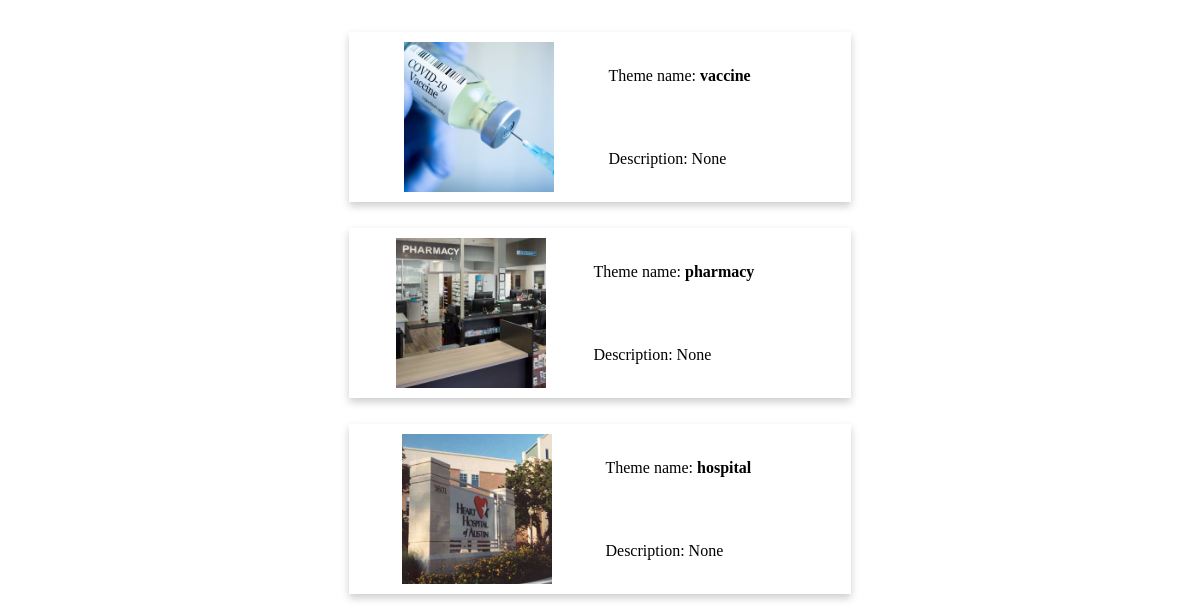
Page /themes/all on the earlier database version.
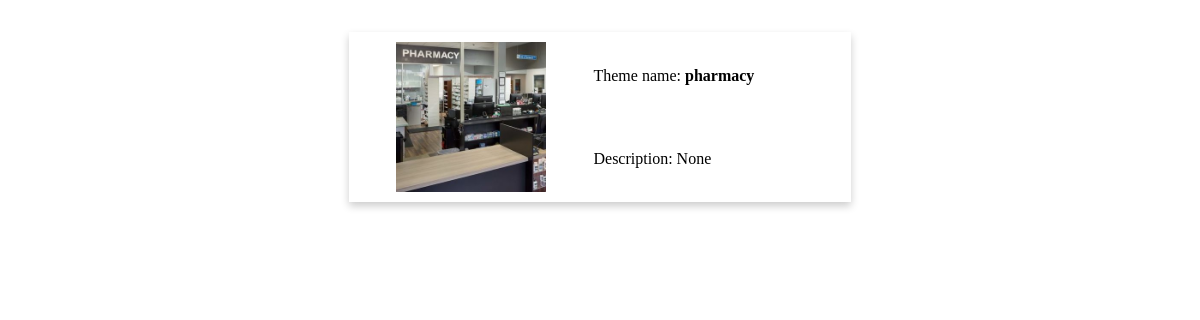
Same page on the later database version.
### tables this page shows
CREATE TABLE THEMES(
   THEME_NAME     TEXT     PRIMARY KEY     NOT NULL,
   PICTURE        TEXT,
   DESCRIPTION    TEXT
);

### main.py (the view)
@app.route('/themes/all', methods=['GET'])
def view_all_themes():
    db = setup_session()
    cur = db.cursor()
    query = "SELECT * from THEMES"
    try:
        cur.execute(query)
    except sqlite3.Error as er:
        print('SQLite error: %s' % (' '.join(er.args)))
    data = cur.fetchall()
    return render_template("themes.html", details=data)

### main.py (called while the page is built)
def setup_session():
    db = sqlite3.connect("reviews.db")
    return db

### templates/themes.html
<html>
 <head>
   <link type="text/css" rel="stylesheet" href="../static/style.css">
 </head>
 <body>
{% for detail in details %}
<table border = 0 style = "width: 100%; top: 0; bottom: 0; left: 0; right: 0; border: 0px solid">
<br>
  <tr>
    <td></td>
    <td></td>
    <td></td>
  </tr>
    <tr>
      <td></td>
      <td class="card">
        <table border = 0 style = "width: 100%; height: 100%; top: 0; bottom: 0; left: 0; right: 0;">
          <tr>
            <td colspan = 2 rowspan = 2><center><img src = "../static/img/themes/{{detail[0]}}.jpg" width="150" height="150"></center></td>
            <td>Theme name: <b>{{detail[0]}}</b></td>
          </tr>
            <tr>
              <td>Description: {{detail[1]}}</td>
            </tr>
          </table>
      </td>
{% endfor %}
            <td></td>
        </tr>
  </table>
 </body>
</html>

### static/style.css (style rules this page uses)
.card { box-shadow: 0 4px 8px 0 rgba(0,0,0,0.2); transition: 0.3s; width: 500; height: 170; }

Differences in the rows shown:
removed THEMES: THEME_NAME (picture), THEME_NAME "vaccine", detail "None"
removed THEMES: THEME_NAME (picture), THEME_NAME "hospital", detail "None"
